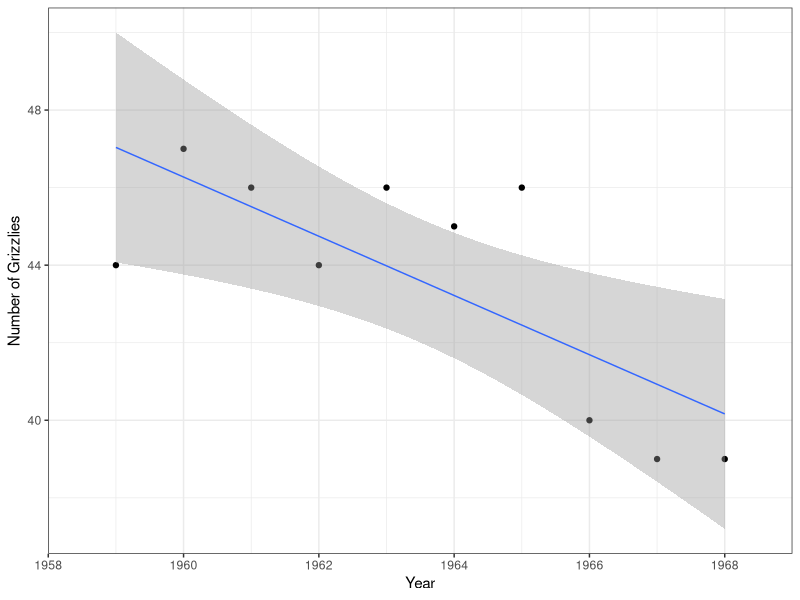
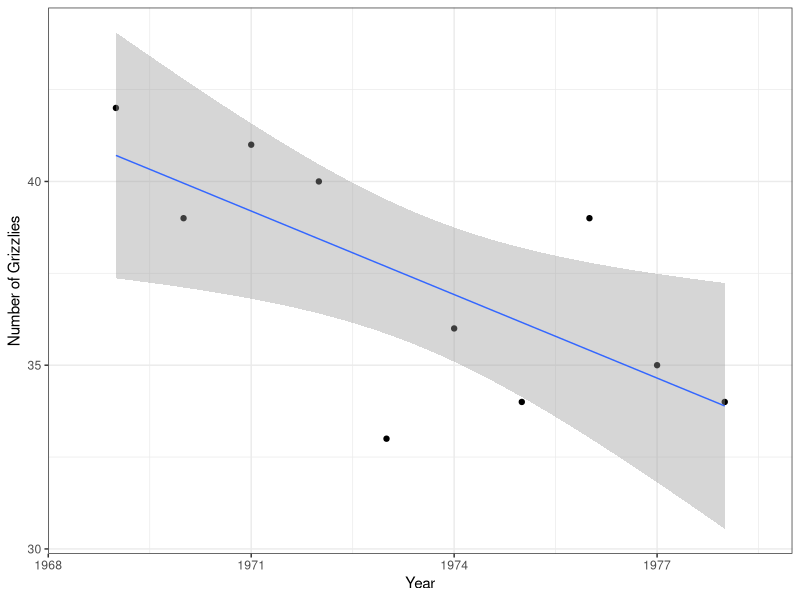

The R source for these figures, in order: (Note: this script raises an error after producing the figures.)
## ---- chunk 1
knitr::opts_chunk$set(echo = TRUE)

library(tidyverse)

## ---- chunk 2

#Read in Swallenia Data
swallenia <- read_csv("Swallenia.csv")

#Perform two sample t-test
swallenia_ttest <- t.test(swallenia$count_2009, swallenia$count_2010, var.equal = TRUE)

swallenia_ttest


## ---- chunk 3

#Paired t-test
swallenia_pairedtest <- t.test(swallenia$count_2009, swallenia$count_2010, paired = TRUE)

swallenia_pairedtest 

## ---- chunk 4

grizzly <- read_csv("grizzlydata.csv") 

#Filter years 1959 to 1968
grizzly5968 <- grizzly %>%
  filter(Year >= "1959" & Year <= "1968")


#perform linear regression
grizzly5968_model <- lm(N ~ Year, data = grizzly5968)


grizzly5968_model
# N(grizzlies) = 1543 - 0.7636(Year)

#summary function
griz59_sum <- summary(grizzly5968_model)
griz59_sum
#standard error: 2.188,  p-value: 0.01319

#Visualize the data
girzzly5968_plot <- ggplot(grizzly5968, aes(x = Year, y = N)) +
  geom_point() +
  geom_smooth(method = lm, se = T, size = 0.5)+
  theme_bw() +
  scale_x_continuous(expand = c(0,0), limits = c(1958, 1969)) +
  labs(x = "Year", y = "Number of Grizzlies")


girzzly5968_plot

## ---- chunk 5

#filter years 1969 to 1978
grizzly6978 <- grizzly %>%
  filter(Year >= "1969" & Year <= "1978" )

#perform linear regression 
grizzly6978_model <- lm(N ~ Year, data = grizzly6978)

grizzly6978_model
#N(grizzlies) = 1532.3758 - 0.7576(Year)

#summary statistics
griz69_sum <- summary(grizzly6978_model)
griz69_sum
#S = 2.469, p = 0.023

#visuallize data
grizzly6978_plot <- ggplot(grizzly6978, aes(x = Year, y = N)) +
  geom_point() +
  geom_smooth(method = lm, se = T, size = 0.5)+
  theme_bw() +
  scale_x_continuous(expand = c(0,0), limits = c(1968, 1979)) +
  labs(x = "Year", y = "Number of Grizzlies")


grizzly6978_plot

#comparing the two models: ttest on the slopes
grizzly_ttest <- t.test()



## ---- chunk 6

#filter the rest of the data
grizzly79 <- grizzly %>%
  filter(Year >= "1979")

#perform linear regression
grizzly79_model <- lm(N ~ Year, data = grizzly79)

grizzly79_model
# N(grizzly) = -6211.288 + 3.14(Years)

#summary statistics
griz79_sum <- summary(grizzly79_model)
griz79_sum

#Visualize 
grizzly79_plot <- ggplot(grizzly79, aes(x = Year, y = N)) +
  geom_point() +
  geom_smooth(method = lm, se = T, size = 0.5)+
  theme_bw() +
  scale_x_continuous(expand = c(0,0), limits = c(1978, 1998)) +
  labs(x = "Year", y = "Number of Grizzlies")


grizzly79_plot
